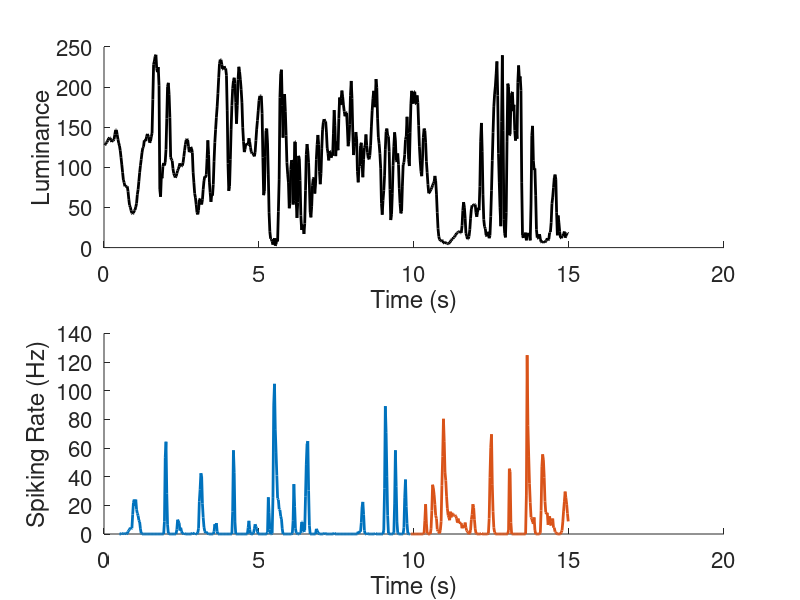

The MATLAB source for this figure: (Note: this script raises an error after producing the figure.)
clear all;
close all;

whos -file dataENSTA_Lect_1.mat
load dataENSTA_Lect_1.mat

[R T] = size(binnedOFF);
integrationTime = 0.5/dt;

%% COMPUTE AND VISUALIZE PSTH AND STIMULUS
%
% r = mean( n(t,r) , r )
% psth = r/dt
%

timeTr = integrationTime:floor(0.66*T);
timeTe = ceil(0.66*T):T;
TTr = numel(timeTr);
TTe = numel(timeTe);


rTr = mean(binnedOFF(:,timeTr),1);
rTe = mean(binnedOFF(:,timeTe),1);

psthTr = rTr/dt;
psthTe = rTe/dt;

fig=figure;

subplot(2,1,1)
hold on
plot((1:T)*dt,stim,'k','LineWidth',2.0)
xlabel('Time (s)')
ylabel('Luminance')
set(gca,'Fontsize',16);
set(gca,'box','off')

subplot(2,1,2)
hold on
plot(timeTr*dt,psthTr,'LineWidth',2.0)
plot(timeTe*dt,psthTe,'LineWidth',2.0)
xlabel('Time (s)')
ylabel('Spiking Rate (Hz)')
set(gca,'Fontsize',16);
set(gca,'box','off')

%%  LINEAR MODEL

% f(t) = \sum_tau w(tau) * ( x(t-tau) -mean(x) ) + b
% We seek to minimize 1/2 * \sum_t (r(t) - f(t) ).^2
%
% r(t) -> rTilde(t) = r(t)-mean(r)
% x(t) -> xTilde(t) = ( x(t)-mean(x) ) / std(x)
%
% autoCov(tau,tau') = \sum_t xTilde(t+tau) xTilde(t+tau')
% STA(tau) = \sum_t rTilde(t) * xTilde(t-tau)
% w(tau) =  STA * Inv(autoCov) 
% 



%% STIMULUS PRE-PROCESSING


timeRange = integrationTime:T;

%%%%%%%%%%%%
% stimTilde = ??? remove mean and normalize over the standard deviation
%%%%%%%%%%%%

fullStim = zeros([T integrationTime]);

for tt=timeRange
    fullStim(tt,:) = stimTilde((tt-integrationTime+1) :tt);
end

%% STIMULUS AUTOCORRELATION

%%%%%%%%%%%%
% stimAutoCorr = ?? compute autocorrelation of fullStim over training times
%%%%%%%%%%%%

fig=figure;
hold on
plot( 0:integrationTime-1,stimAutoCorr(1,:)/TTr )
xlabel('Time (s)')
ylabel('Auto correlation')
set(gca,'Fontsize',16);
set(gca,'box','off')


%% STA = Spike-Triggered Average, and LINEAR FILTER
%
% STA(tau) = \sum_t rTilde(t) * xTilde(t-tau)
% w(tau) =  STA * Inv(autoCov) 
% b = mean( r(t) )
%
% But we will first ignore off diagonal elements in autoCorrelation
%
%

%%%%%%%%%%%%
% b = ???
% rTrTilde = ???
% STA = ??? use matrix multiplication 
%%%%%%%%%%%%

wLin = STA * inv( diag(diag( stimAutoCorr ) ) );

fig=figure;
hold on
plot((1-integrationTime:0)*dt,wLin) % comment
plot( [-dt*integrationTime 0],[0 0],'--k')
xlabel('Past time (s)')
ylabel('wLin')
set(gca,'Fontsize',16);
set(gca,'box','off')

%% LINEAR PREDICTION
%
% f(t) = \sum_tau w(tau) * ( x(t-tau) -mean(x) ) + b
%


%%%%%%%%%%%%
% fLin = ??? compute prediction for testing times
%%%%%%%%%%%%

perfLinReg = corr(psthTe', fLin')

fig=figure;
hold on
plot(timeTe*dt,fLin/dt,'LineWidth',2.0)
plot(timeTe*dt,psthTe,'LineWidth',1.0)
xlim([10 15])
xlabel('Time (s)')
ylabel('Spiking Rate (Hz)')
set(gca,'Fontsize',16);
set(gca,'box','off')

%% WHAT IS HAPPENING ??
%
% Do a scatter plot of psth against prediction
%

fig=figure;
hold on
%%%%%%%%%%%%
% plot( ??? , ??? , '.','MarkerSize',12)
%%%%%%%%%%%%
plot([-100 100],[-100 100],'--k')
xlabel('PSTH')
ylabel('PREDICTION')
set(gca,'Fontsize',16);
set(gca,'box','off')


%% ReLU TRUNCATION
%
% ReLU(x) = max(x,0)
%

%%%%%%%%%%%%
% fReLU = ???
% perfReLU = ???
%%%%%%%%%%%%

fig=figure;
hold on
%%%%%%%%%%%%
% plot( ??? , ??? ,'LineWidth',2.0)
% plot( ??? ,psthTe,'LineWidth',1.0)
%%%%%%%%%%%%

xlim([10 15])
xlabel('Time (s)')
ylabel('Spiking Rate (Hz)')
set(gca,'Fontsize',16);
set(gca,'box','off')

%% INCLUDING FULL AUTOCOVARIANCE 
%
% STA(tau) = \sum_t rTilde(t) * xTilde(t-tau)
% w(tau) =  STA * Inv(autoCov)
% b = mean( r(t) )
%
% And now with the full autoCorrelation
%

%%%%%%%%%%%%
% wLinAC = STA * ????
%%%%%%%%%%%%

fig=figure;
hold on
plot((1-integrationTime:0)*dt,wLin,'LineWidth',2.0) % comment
plot((1-integrationTime:0)*dt,wLinAC,'LineWidth',2.0) % comment
plot( [-dt*integrationTime 0],[0 0],'--k')
xlabel('Past time (s)')
ylabel('wLin')
set(gca,'Fontsize',16);
set(gca,'box','off')

%%%%%%%%%%%%
% fLinAC = ???
%%%%%%%%%%%%

perfLinAC = corr(psthTe', fLinAC')

fig=figure;
hold on
plot(timeTe*dt,fLin/dt,'LineWidth',2.0)
plot(timeTe*dt,psthTe,'LineWidth',1.0)
plot(timeTe*dt,fLinAC/dt,'LineWidth',1.0)
xlim([10 15]);
xlabel('Time (s)')
ylabel('Spiking Rate (Hz)')
set(gca,'Fontsize',16);
set(gca,'box','off')


%% SMOOTHNESS REGULARIZATION

% f(t) = \sum_tau w(tau) * ( x(t-tau) -mean(x) ) + b
% We seek to minimize 1/2 * \sum_t (r(t) - f(t) ).^2 + lambda/2 * w * Laplacian * w
%
% w * Laplacian * w = sum_tau (w(tau) - w(tau+1)).^2
%


lapl = 4*eye(integrationTime);
lapl = lapl - diag( ones([integrationTime-1 1]),1);
lapl = lapl - diag( ones([integrationTime-1 1]),-1);
lapl(1,1) = 2;
lapl(end,end) = 2;

fig=figure;
imagesc(lapl);
colorbar;

%% Let's try with an example regularization strength 

lambda = 10;

%%%%%%%%%%%%
% wLinReg = ??? 
%%%%%%%%%%%%

fig=figure;
hold on
plot((1-integrationTime:0)*dt,wLin,'LineWidth',2.0) % comment
plot((1-integrationTime:0)*dt,wLinAC,'LineWidth',2.0) % comment
plot((1-integrationTime:0)*dt,wLinReg,'LineWidth',2.0) % comment
plot( [-dt*integrationTime 0],[0 0],'--k')
xlabel('Past time (s)')
ylabel('wLin')
set(gca,'Fontsize',16);
set(gca,'box','off')

%%%%%%%%%%%%
% fLinReg = ???
%%%%%%%%%%%%

perfLinReg = corr(psthTe', fLinReg')

fig=figure;
hold on
plot(timeTe*dt,fLin/dt,'LineWidth',2.0)
plot(timeTe*dt,psthTe,'LineWidth',1.0)
plot(timeTe*dt,fLinAC/dt,'LineWidth',1.0)
plot(timeTe*dt,fLinReg/dt,'LineWidth',1.0)
xlim([10 15])
xlabel('Time (s)')
ylabel('Spiking Rate (Hz)')
set(gca,'Fontsize',16);
set(gca,'box','off')

%% LAMBDA OPTIMIZATION

lambdaRange = logspace(-2,4,30);
nLambda = numel(lambdaRange);
perfLambda = zeros([nLambda 1]);

for ll = 1:nLambda
    lambda=lambdaRange(ll);
    wLinReg = STA * inv( stimAutoCorr + lambda * lapl );
    fLinReg = wLinReg * fullStim(timeTe,:)' + b; % comment

    perfLambda(ll) =  corr(psthTe', fLinReg');
end


fig=figure;
hold on
plot(lambdaRange,perfLambda,'LineWidth',2.0)
set(gca,'XScale','log')
xlabel('Regularization strenght')
ylabel('Performance')
set(gca,'Fontsize',16);
set(gca,'box','off')

%% COMPUTE OPTIMAL W and ADD ReLU

[~,llBest] = max(perfLambda);

lambda = lambdaRange(llBest);
wLinReg = STA * inv( stimAutoCorr + lambda * lapl );
fLinReg = wLinReg * fullStim(timeTe,:)' + b; % comment

perfLinReg = corr(psthTe', fLinReg')

perfReLUReg = corr(psthTe', max(fLinReg,0)')

fig=figure;
hold on
plot((1-integrationTime:0)*dt,wLin,'LineWidth',2.0) % comment
plot((1-integrationTime:0)*dt,wLinAC,'LineWidth',2.0) % comment
plot((1-integrationTime:0)*dt,wLinReg,'LineWidth',2.0) % comment
plot( [-dt*integrationTime 0],[0 0],'--k')
xlabel('Past time (s)')
ylabel('wLin')
set(gca,'Fontsize',16);
set(gca,'box','off')




